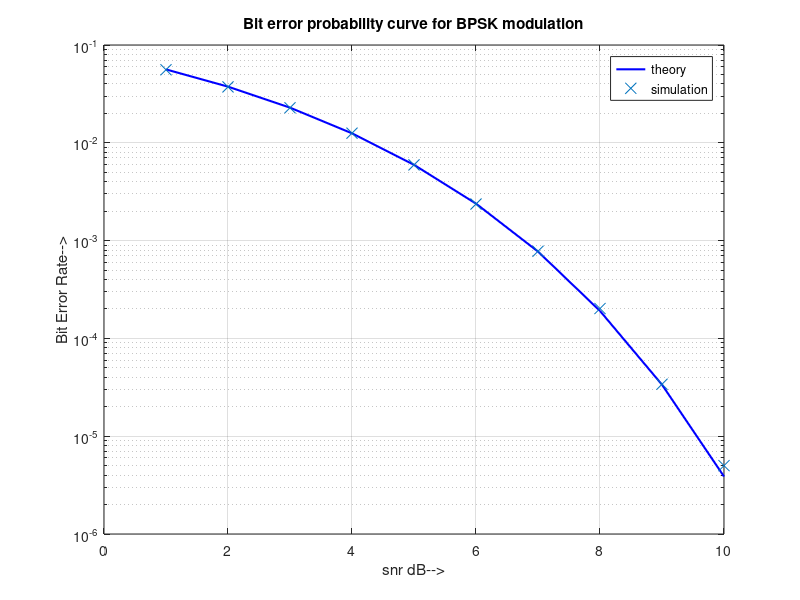

The MATLAB script that drew this image:
clc;
clear all;
close all;

N = 10^6; % number of bits or symbols
% Transmitter
a = rand(1,N)>0.5; % generating 0 and 1
s = 2*a-1; % BPSK modulation 0 -> -1; 1 -> 1
snr_dB = 1:1:10; % multiple Eb/N0 values
snr_ratio = 10.^snr_dB/10;
n = 1/sqrt(2).*(randn(1,N)+1i*randn(1,N)); % mean=0; variance=1;
for i = 1:length(snr_dB)
y = 10^(snr_dB(i)/20).*s + n;
a_dec = real(y)>0; % receiver - decision decoding
nErr(i) = size(find(a- a_dec),2); % counting the errors
end
simBer = nErr/N; % simulated ber
theoryBer = 0.5*erfc(sqrt(10.^(snr_dB/10))); % theoretical ber
figure
semilogy(snr_dB,theoryBer,'b-','Linewidth',1.5);
hold on
semilogy(snr_dB,simBer,'x','MarkerSize',8);
%axis([-3 20 10^-6 0.5])
grid on
legend('theory', 'simulation');
xlabel('snr dB-->');
ylabel('Bit Error Rate-->');
title('Bit error probability curve for BPSK modulation');